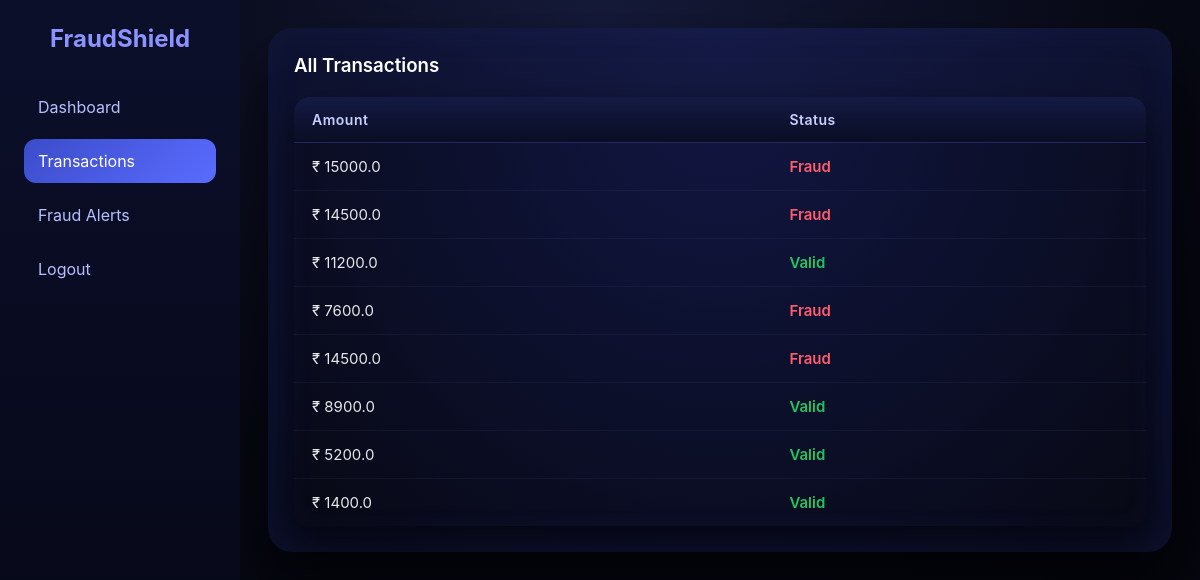
Page /transactions (signed in) on the earlier database version.
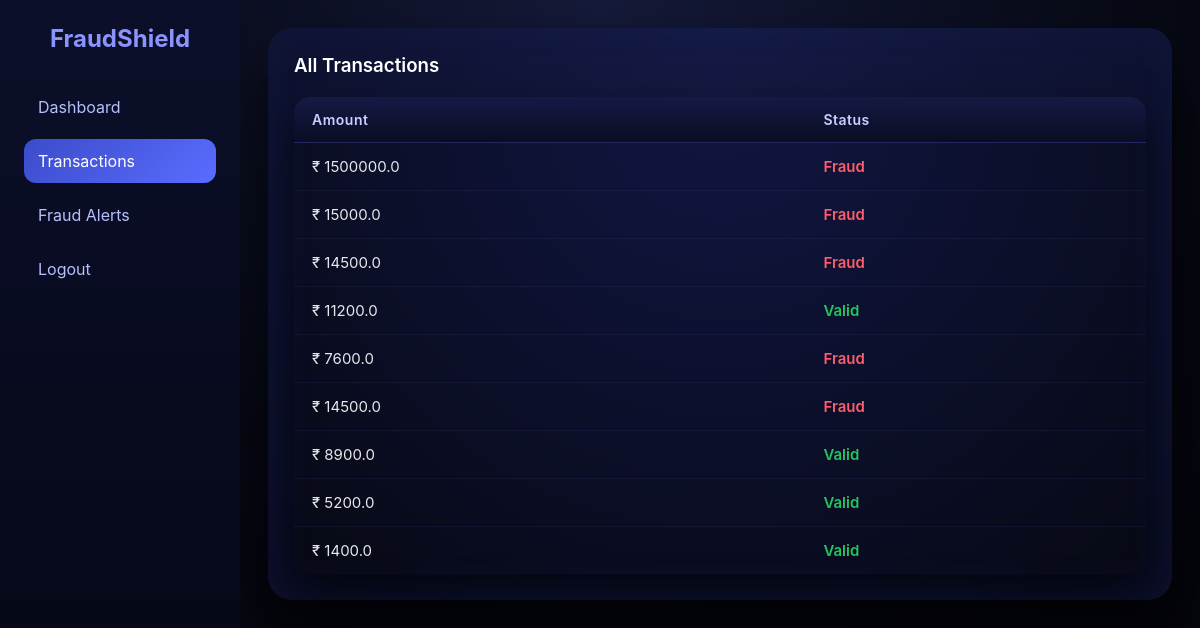
Same page on the later database version.
### tables this page shows
CREATE TABLE transactions (
    id INTEGER PRIMARY KEY AUTOINCREMENT,
    amount REAL,
    frequency INTEGER,
    location_change INTEGER,
    device_change INTEGER,
    merchant_risk REAL,
    result TEXT
);

### app.py (the view)
@app.route("/transactions")
@login_required
def transactions():
    with sqlite3.connect(DB_NAME) as conn:
        cursor = conn.cursor()
        cursor.execute("""
            SELECT amount, result
            FROM transactions
            ORDER BY id DESC
        """)
        records = cursor.fetchall()
    return render_template("transactions.html", records=records)

### app.py (called while the page is built)
@login_manager.user_loader
def load_user(user_id):
    with sqlite3.connect(DB_NAME) as conn:
        cursor = conn.cursor()
        cursor.execute(
            "SELECT id, username FROM users WHERE id = ?",
            (user_id,)
        )
        user = cursor.fetchone()
    if user:
        return User(user[0], user[1])
    return None

### templates/transactions.html (shortened to what this page needs)
<!DOCTYPE html>
<html>
<head>
    <link rel="stylesheet" href="{{ url_for('static', filename='css/theme.css') }}">
</head>
<body>
<div class="sidebar">
    <h2>FraudShield</h2>
    <a href="/dashboard">Dashboard</a>
    <a class="active">Transactions</a>
    <a href="/fraud-alerts">Fraud Alerts</a>
    <a href="/logout">Logout</a>
</div>
<div class="main">
    <div class="panel">
        <h3>All Transactions</h3>
        <table class="txn-table">
            <tr>
                <th>Amount</th>
                <th>Status</th>
            </tr>
            {% for r in records %}
            <tr>
                <td>₹ {{ r[0] }}</td>
                <td class="{{ 'fraud' if r[1]=='Fraud' else 'valid' }}">
                    {{ r[1] }}
                </td>
            </tr>
            {% else %}
            <tr><td colspan="2">No transactions found</td></tr>
            {% endfor %}
        </table>
    </div>
</div>
</body>
</html>

### static/css/theme.css (style rules this page uses)
* { margin: 0; padding: 0; box-sizing: border-box; }
body { font-family: "Inter", sans-serif; background: radial-gradient(circle at top, #151a3a 0%, #070914 55%, #04050a 100%); color: #e5e7eb; min-height: 100vh; }
.sidebar { width: 240px; background: linear-gradient(180deg, #0b0f2a, #050713); padding: 24px; display: flex; flex-direction: column; }
.sidebar h2 { margin-bottom: 32px; text-align: center; color: #8b93ff; font-weight: 700; }
.sidebar a { text-decoration: none; color: #b7c0ff; padding: 12px 14px; border-radius: 12px; margin-bottom: 10px; transition: all 0.25s ease; }
.sidebar a:hover, .sidebar a.active { background: linear-gradient(135deg, #3b4cca, #5a6cff); color: #ffffff; }
.main { flex: 1; padding: 28px; overflow-y: auto; }
.panel { background: radial-gradient(circle at top, #141a44, #0a0d23); padding: 26px; border-radius: 24px; margin-bottom: 28px; box-shadow: inset 0 0 40px rgba(90,100,255,0.06), 0 30px 60px rgba(0,0,0,0.65); }
.panel h3 { margin-bottom: 18px; color: #c9d0ff; font-weight: 600; }
.fraud { color: #ff5c6c; font-weight: 600; }
.valid { color: #22c55e; font-weight: 600; }
.txn-table { width: 100%; border-collapse: collapse; margin-top: 20px; background: radial-gradient(circle at top, #111642, #070914); border-radius: 16px; overflow: hidden; box-shadow: inset 0 0 25px rgba(90,100,255,0.05), 0 20px 45px rgba(0,0,0,0.6); }
.txn-table th, .txn-table td { padding: 14px 18px; text-align: left; }
.txn-table th { background: linear-gradient(180deg, #141a44, #0a0d23); color: #c9d0ff; font-weight: 600; font-size: 14px; letter-spacing: 0.5px; border-bottom: 1px solid rgba(120,130,255,0.15); }
.txn-table td { color: #e5e7eb; font-size: 15px; border-bottom: 1px solid rgba(120,130,255,0.08); }
.txn-table tr:last-child td { border-bottom: none; }
.txn-table .fraud { color: #ff5c6c; font-weight: 600; }
.txn-table .valid { color: #22c55e; font-weight: 600; }
body { display: flex; }
.main { margin-top: 0; }
.main .panel { margin-top: 0; }
.panel h3 { color: #ffffff; }

Differences in the rows shown:
added transactions: amount "1500000.0", result "Fraud"
